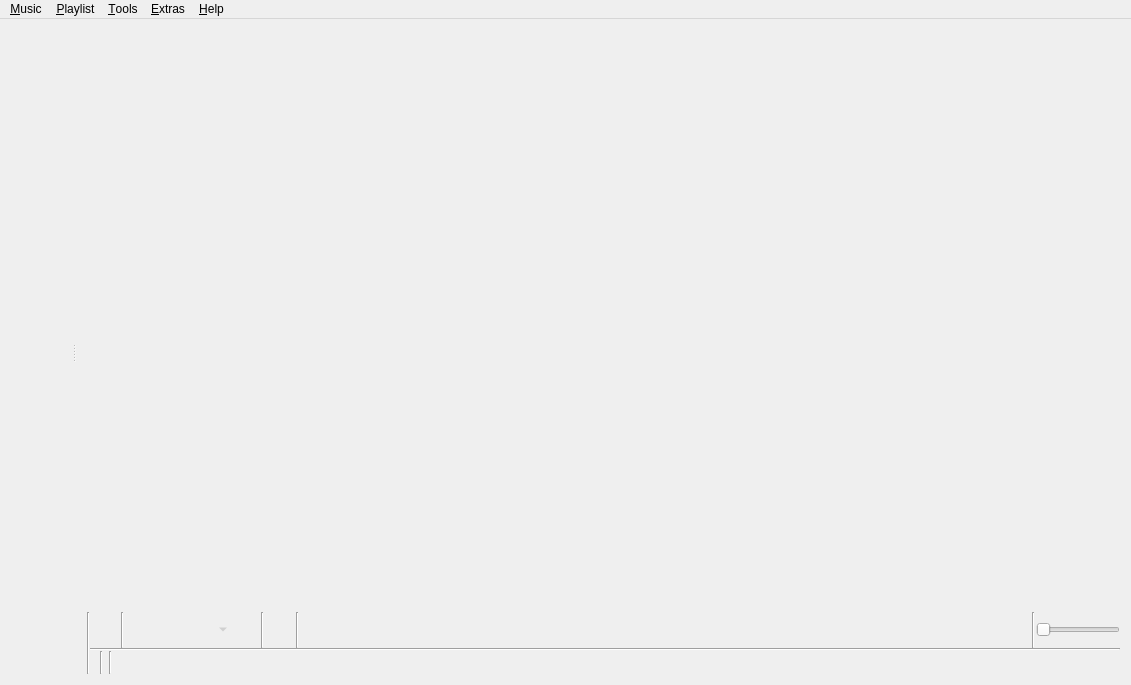
<?xml version="1.0" encoding="UTF-8"?>
<ui version="4.0">
 <class>MainWindow</class>
 <widget class="QMainWindow" name="MainWindow">
  <property name="geometry">
   <rect>
    <x>0</x>
    <y>0</y>
    <width>1131</width>
    <height>685</height>
   </rect>
  </property>
  <property name="windowTitle">
   <string>Clementine</string>
  </property>
  <property name="windowIcon">
   <iconset resource="../../data/data.qrc">
    <normaloff>:/icon.png</normaloff>:/icon.png</iconset>
  </property>
  <widget class="QWidget" name="centralWidget">
   <layout class="QVBoxLayout" name="verticalLayout_8">
    <property name="spacing">
     <number>0</number>
    </property>
    <property name="leftMargin">
     <number>0</number>
    </property>
    <property name="topMargin">
     <number>0</number>
    </property>
    <property name="rightMargin">
     <number>0</number>
    </property>
    <property name="bottomMargin">
     <number>0</number>
    </property>
    <item>
     <widget class="QSplitter" name="splitter">
      <property name="orientation">
       <enum>Qt::Horizontal</enum>
      </property>
      <widget class="QWidget" name="sidebar_layout">
       <layout class="QVBoxLayout" name="verticalLayout_4">
        <property name="spacing">
         <number>0</number>
        </property>
        <item>
         <widget class="FancyTabWidget" name="tabs" native="true"/>
        </item>
        <item>
         <widget class="NowPlayingWidget" name="now_playing" native="true"/>
        </item>
       </layout>
      </widget>
      <widget class="QWidget" name="playlist_layout">
       <layout class="QVBoxLayout" name="verticalLayout_7">
        <property name="spacing">
         <number>0</number>
        </property>
        <item>
         <widget class="PlaylistContainer" name="playlist" native="true">
          <property name="sizePolicy">
           <sizepolicy hsizetype="Preferred" vsizetype="Expanding">
            <horstretch>0</horstretch>
            <verstretch>0</verstretch>
           </sizepolicy>
          </property>
          <addaction name="action_edit_track"/>
          <addaction name="action_edit_value"/>
         </widget>
        </item>
        <item>
         <layout class="QHBoxLayout" name="horizontalLayout_4">
          <property name="spacing">
           <number>0</number>
          </property>
          <item>
           <widget class="Line" name="line_6">
            <property name="orientation">
             <enum>Qt::Vertical</enum>
            </property>
           </widget>
          </item>
          <item>
           <widget class="QWidget" name="player_controls_container" native="true">
            <layout class="QVBoxLayout" name="player_controls_layout">
             <property name="spacing">
              <number>0</number>
             </property>
             <property name="leftMargin">
              <number>0</number>
             </property>
             <property name="topMargin">
              <number>0</number>
             </property>
             <property name="rightMargin">
              <number>0</number>
             </property>
             <property name="bottomMargin">
              <number>0</number>
             </property>
             <item>
              <widget class="QFrame" name="player_controls">
               <property name="frameShape">
                <enum>QFrame::NoFrame</enum>
               </property>
               <layout class="QHBoxLayout" name="horizontalLayout_2">
                <property name="spacing">
                 <number>1</number>
                </property>
                <property name="leftMargin">
                 <number>0</number>
                </property>
                <property name="topMargin">
                 <number>0</number>
                </property>
                <property name="rightMargin">
                 <number>0</number>
                </property>
                <property name="bottomMargin">
                 <number>0</number>
                </property>
                <item>
                 <widget class="QToolButton" name="clear_playlist_button">
                  <property name="iconSize">
                   <size>
                    <width>22</width>
                    <height>22</height>
                   </size>
                  </property>
                  <property name="autoRaise">
                   <bool>true</bool>
                  </property>
                 </widget>
                </item>
                <item>
                 <widget class="Line" name="line_3">
                  <property name="orientation">
                   <enum>Qt::Vertical</enum>
                  </property>
                 </widget>
                </item>
                <item>
                 <widget class="QToolButton" name="back_button">
                  <property name="iconSize">
                   <size>
                    <width>22</width>
                    <height>22</height>
                   </size>
                  </property>
                  <property name="autoRaise">
                   <bool>true</bool>
                  </property>
                 </widget>
                </item>
                <item>
                 <widget class="QToolButton" name="pause_play_button">
                  <property name="iconSize">
                   <size>
                    <width>22</width>
                    <height>22</height>
                   </size>
                  </property>
                  <property name="autoRaise">
                   <bool>true</bool>
                  </property>
                 </widget>
                </item>
                <item>
                 <widget class="QToolButton" name="stop_button">
                  <property name="enabled">
                   <bool>false</bool>
                  </property>
                  <property name="iconSize">
                   <size>
                    <width>22</width>
                    <height>22</height>
                   </size>
                  </property>
                  <property name="popupMode">
                   <enum>QToolButton::MenuButtonPopup</enum>
                  </property>
                  <property name="autoRaise">
                   <bool>true</bool>
                  </property>
                 </widget>
                </item>
                <item>
                 <widget class="QToolButton" name="forward_button">
                  <property name="iconSize">
                   <size>
                    <width>22</width>
                    <height>22</height>
                   </size>
                  </property>
                  <property name="autoRaise">
                   <bool>true</bool>
                  </property>
                 </widget>
                </item>
                <item>
                 <widget class="QWidget" name="last_fm_controls" native="true">
                  <layout class="QHBoxLayout" name="horizontalLayout_3">
                   <property name="spacing">
                    <number>1</number>
                   </property>
                   <property name="leftMargin">
                    <number>0</number>
                   </property>
                   <property name="topMargin">
                    <number>0</number>
                   </property>
                   <property name="rightMargin">
                    <number>0</number>
                   </property>
                   <property name="bottomMargin">
                    <number>0</number>
                   </property>
                   <item>
                    <widget class="Line" name="lastfm_line">
                     <property name="orientation">
                      <enum>Qt::Vertical</enum>
                     </property>
                    </widget>
                   </item>
                   <item>
                    <widget class="QToolButton" name="love_button">
                     <property name="iconSize">
                      <size>
                       <width>22</width>
                       <height>22</height>
                      </size>
                     </property>
                     <property name="autoRaise">
                      <bool>true</bool>
                     </property>
                    </widget>
                   </item>
                  </layout>
                 </widget>
                </item>
                <item>
                 <widget class="Line" name="line">
                  <property name="orientation">
                   <enum>Qt::Vertical</enum>
                  </property>
                 </widget>
                </item>
                <item>
                 <widget class="AnalyzerContainer" name="analyzer" native="true">
                  <property name="sizePolicy">
                   <sizepolicy hsizetype="Expanding" vsizetype="Preferred">
                    <horstretch>100</horstretch>
                    <verstretch>0</verstretch>
                   </sizepolicy>
                  </property>
                  <property name="minimumSize">
                   <size>
                    <width>0</width>
                    <height>36</height>
                   </size>
                  </property>
                 </widget>
                </item>
                <item>
                 <spacer name="horizontalSpacer">
                  <property name="orientation">
                   <enum>Qt::Horizontal</enum>
                  </property>
                  <property name="sizeType">
                   <enum>QSizePolicy::Expanding</enum>
                  </property>
                  <property name="sizeHint" stdset="0">
                   <size>
                    <width>0</width>
                    <height>0</height>
                   </size>
                  </property>
                 </spacer>
                </item>
                <item>
                 <widget class="Line" name="line_4">
                  <property name="orientation">
                   <enum>Qt::Vertical</enum>
                  </property>
                 </widget>
                </item>
                <item>
                 <widget class="Amarok::VolumeSlider" name="volume">
                  <property name="sizePolicy">
                   <sizepolicy hsizetype="Minimum" vsizetype="Fixed">
                    <horstretch>0</horstretch>
                    <verstretch>0</verstretch>
                   </sizepolicy>
                  </property>
                  <property name="maximum">
                   <number>100</number>
                  </property>
                  <property name="orientation">
                   <enum>Qt::Horizontal</enum>
                  </property>
                 </widget>
                </item>
               </layout>
              </widget>
             </item>
             <item>
              <widget class="QWidget" name="status_bar" native="true">
               <property name="sizePolicy">
                <sizepolicy hsizetype="Preferred" vsizetype="Fixed">
                 <horstretch>0</horstretch>
                 <verstretch>0</verstretch>
                </sizepolicy>
               </property>
               <layout class="QVBoxLayout" name="status_bar_layout">
                <property name="spacing">
                 <number>0</number>
                </property>
                <property name="leftMargin">
                 <number>0</number>
                </property>
                <property name="topMargin">
                 <number>0</number>
                </property>
                <property name="rightMargin">
                 <number>0</number>
                </property>
                <property name="bottomMargin">
                 <number>0</number>
                </property>
                <item>
                 <widget class="Line" name="status_bar_line">
                  <property name="orientation">
                   <enum>Qt::Horizontal</enum>
                  </property>
                 </widget>
                </item>
                <item>
                 <widget class="QWidget" name="status_bar_internal" native="true">
                  <property name="sizePolicy">
                   <sizepolicy hsizetype="Preferred" vsizetype="Fixed">
                    <horstretch>0</horstretch>
                    <verstretch>0</verstretch>
                   </sizepolicy>
                  </property>
                  <layout class="QHBoxLayout" name="horizontalLayout">
                   <property name="spacing">
                    <number>3</number>
                   </property>
                   <property name="leftMargin">
                    <number>0</number>
                   </property>
                   <property name="topMargin">
                    <number>0</number>
                   </property>
                   <property name="rightMargin">
                    <number>0</number>
                   </property>
                   <property name="bottomMargin">
                    <number>0</number>
                   </property>
                   <item>
                    <widget class="QStackedWidget" name="status_bar_stack">
                     <widget class="MultiLoadingIndicator" name="multi_loading_indicator"/>
                     <widget class="QWidget" name="playlist_summary_page">
                      <layout class="QVBoxLayout" name="playlist_summary_layout">
                       <property name="spacing">
                        <number>0</number>
                       </property>
                       <property name="leftMargin">
                        <number>0</number>
                       </property>
                       <property name="topMargin">
                        <number>0</number>
                       </property>
                       <property name="rightMargin">
                        <number>0</number>
                       </property>
                       <property name="bottomMargin">
                        <number>0</number>
                       </property>
                       <item>
                        <widget class="QLabel" name="playlist_summary">
                         <property name="alignment">
                          <set>Qt::AlignRight|Qt::AlignTrailing|Qt::AlignVCenter</set>
                         </property>
                        </widget>
                       </item>
                      </layout>
                     </widget>
                    </widget>
                   </item>
                   <item>
                    <widget class="Line" name="line_5">
                     <property name="orientation">
                      <enum>Qt::Vertical</enum>
                     </property>
                    </widget>
                   </item>
                   <item>
                    <widget class="PlaylistSequence" name="playlist_sequence" native="true"/>
                   </item>
                   <item>
                    <widget class="Line" name="line_2">
                     <property name="orientation">
                      <enum>Qt::Vertical</enum>
                     </property>
                    </widget>
                   </item>
                   <item>
                    <widget class="QToolButton" name="scrobbling_button">
                     <property name="enabled">
                      <bool>true</bool>
                     </property>
                     <property name="sizePolicy">
                      <sizepolicy hsizetype="Fixed" vsizetype="Fixed">
                       <horstretch>0</horstretch>
                       <verstretch>0</verstretch>
                      </sizepolicy>
                     </property>
                     <property name="text">
                      <string/>
                     </property>
                     <property name="iconSize">
                      <size>
                       <width>16</width>
                       <height>16</height>
                      </size>
                     </property>
                     <property name="autoRaise">
                      <bool>true</bool>
                     </property>
                    </widget>
                   </item>
                   <item>
                    <widget class="TrackSlider" name="track_slider" native="true">
                     <property name="sizePolicy">
                      <sizepolicy hsizetype="Preferred" vsizetype="Preferred">
                       <horstretch>10</horstretch>
                       <verstretch>0</verstretch>
                      </sizepolicy>
                     </property>
                    </widget>
                   </item>
                  </layout>
                 </widget>
                </item>
               </layout>
              </widget>
             </item>
            </layout>
           </widget>
          </item>
         </layout>
        </item>
       </layout>
      </widget>
     </widget>
    </item>
   </layout>
  </widget>
  <widget class="QMenuBar" name="menuBar">
   <property name="geometry">
    <rect>
     <x>0</x>
     <y>0</y>
     <width>1131</width>
     <height>17</height>
    </rect>
   </property>
   <widget class="QMenu" name="menu_music">
    <property name="title">
     <string>&amp;Music</string>
    </property>
    <addaction name="action_open_media"/>
    <addaction name="action_open_cd"/>
    <addaction name="action_add_podcast"/>
    <addaction name="separator"/>
    <addaction name="action_previous_track"/>
    <addaction name="action_play_pause"/>
    <addaction name="action_stop"/>
    <addaction name="action_next_track"/>
    <addaction name="separator"/>
    <addaction name="action_mute"/>
    <addaction name="separator"/>
    <addaction name="action_love"/>
    <addaction name="separator"/>
    <addaction name="action_quit"/>
   </widget>
   <widget class="QMenu" name="menu_playlist">
    <property name="title">
     <string>&amp;Playlist</string>
    </property>
    <addaction name="action_add_file"/>
    <addaction name="action_add_folder"/>
    <addaction name="action_add_stream"/>
    <addaction name="separator"/>
    <addaction name="action_shuffle_mode"/>
    <addaction name="action_repeat_mode"/>
    <addaction name="separator"/>
    <addaction name="action_new_playlist"/>
    <addaction name="action_save_playlist"/>
    <addaction name="action_load_playlist"/>
    <addaction name="separator"/>
    <addaction name="action_jump"/>
    <addaction name="action_clear_playlist"/>
    <addaction name="action_shuffle"/>
    <addaction name="action_remove_duplicates"/>
    <addaction name="action_remove_unavailable"/>
   </widget>
   <widget class="QMenu" name="menu_help">
    <property name="title">
     <string>&amp;Help</string>
    </property>
    <addaction name="action_about"/>
    <addaction name="action_about_qt"/>
    <addaction name="separator"/>
   </widget>
   <widget class="QMenu" name="menu_extras">
    <property name="title">
     <string>&amp;Extras</string>
    </property>
    <addaction name="action_rain"/>
    <addaction name="action_hypnotoad"/>
    <addaction name="action_enterprise"/>
    <addaction name="action_kittens"/>
    <addaction name="separator"/>
    <addaction name="action_dance_display"/>
   </widget>
   <widget class="QMenu" name="menu_tools">
    <property name="title">
     <string>&amp;Tools</string>
    </property>
    <addaction name="action_cover_manager"/>
    <addaction name="action_queue_manager"/>
    <addaction name="action_equalizer"/>
    <addaction name="action_visualisations"/>
    <addaction name="action_transcode"/>
    <addaction name="action_rip_audio_cd"/>
    <addaction name="separator"/>
    <addaction name="action_update_library"/>
    <addaction name="action_full_library_scan"/>
    <addaction name="separator"/>
    <addaction name="action_configure"/>
   </widget>
   <addaction name="menu_music"/>
   <addaction name="menu_playlist"/>
   <addaction name="menu_tools"/>
   <addaction name="menu_extras"/>
   <addaction name="menu_help"/>
  </widget>
  <action name="action_previous_track">
   <property name="text">
    <string>Previous track</string>
   </property>
   <property name="shortcut">
    <string>F5</string>
   </property>
  </action>
  <action name="action_play_pause">
   <property name="text">
    <string>Play</string>
   </property>
   <property name="shortcut">
    <string>F6</string>
   </property>
  </action>
  <action name="action_stop">
   <property name="enabled">
    <bool>false</bool>
   </property>
   <property name="text">
    <string>Stop</string>
   </property>
   <property name="shortcut">
    <string>F7</string>
   </property>
  </action>
  <action name="action_next_track">
   <property name="text">
    <string>Next track</string>
   </property>
   <property name="shortcut">
    <string>F8</string>
   </property>
  </action>
  <action name="action_quit">
   <property name="text">
    <string>&amp;Quit</string>
   </property>
   <property name="shortcut">
    <string>Ctrl+Q</string>
   </property>
   <property name="menuRole">
    <enum>QAction::QuitRole</enum>
   </property>
  </action>
  <action name="action_stop_after_this_track">
   <property name="text">
    <string>Stop after this track</string>
   </property>
   <property name="shortcut">
    <string>Ctrl+Alt+V</string>
   </property>
  </action>
  <action name="action_love">
   <property name="enabled">
    <bool>false</bool>
   </property>
   <property name="icon">
    <iconset resource="../../data/data.qrc">
     <normaloff>:/last.fm/love.png</normaloff>:/last.fm/love.png</iconset>
   </property>
   <property name="text">
    <string>Love</string>
   </property>
   <property name="shortcut">
    <string>Ctrl+L</string>
   </property>
  </action>
  <action name="action_clear_playlist">
   <property name="text">
    <string>Clear playlist</string>
   </property>
   <property name="toolTip">
    <string>Clear playlist</string>
   </property>
   <property name="shortcut">
    <string>Ctrl+K</string>
   </property>
  </action>
  <action name="action_edit_track">
   <property name="text">
    <string>Edit track information...</string>
   </property>
   <property name="shortcut">
    <string>Ctrl+E</string>
   </property>
  </action>
  <action name="action_renumber_tracks">
   <property name="text">
    <string>Renumber tracks in this order...</string>
   </property>
  </action>
  <action name="action_selection_set_value">
   <property name="text">
    <string>Set value for all selected tracks...</string>
   </property>
  </action>
  <action name="action_edit_value">
   <property name="text">
    <string>Edit tag...</string>
   </property>
   <property name="shortcut">
    <string>F2</string>
   </property>
  </action>
  <action name="action_configure">
   <property name="text">
    <string>Preferences...</string>
   </property>
   <property name="shortcut">
    <string>Ctrl+P</string>
   </property>
   <property name="menuRole">
    <enum>QAction::PreferencesRole</enum>
   </property>
  </action>
  <action name="action_about">
   <property name="text">
    <string>About Clementine...</string>
   </property>
   <property name="shortcut">
    <string>F1</string>
   </property>
   <property name="menuRole">
    <enum>QAction::AboutRole</enum>
   </property>
  </action>
  <action name="action_shuffle">
   <property name="text">
    <string>Shuffle playlist</string>
   </property>
   <property name="shortcut">
    <string>Ctrl+H</string>
   </property>
  </action>
  <action name="action_add_file">
   <property name="text">
    <string>Add file...</string>
   </property>
   <property name="shortcut">
    <string>Ctrl+Shift+A</string>
   </property>
  </action>
  <action name="action_add_stream">
   <property name="text">
    <string>Add stream...</string>
   </property>
   <property name="shortcut">
    <string>Ctrl+O</string>
   </property>
  </action>
  <action name="action_open_media">
   <property name="text">
    <string>Open file...</string>
   </property>
  </action>
  <action name="action_open_cd">
   <property name="text">
    <string>Open &amp;audio CD...</string>
   </property>
  </action>
  <action name="action_cover_manager">
   <property name="text">
    <string>Cover Manager</string>
   </property>
  </action>
  <action name="action_rain">
   <property name="checkable">
    <bool>true</bool>
   </property>
   <property name="text">
    <string comment="Label for button to enable/disable rain background sound.">Rain</string>
   </property>
  </action>
  <action name="action_hypnotoad">
   <property name="checkable">
    <bool>true</bool>
   </property>
   <property name="text">
    <string comment="Label for button to enable/disable Hypnotoad background sound.">All Glory to the Hypnotoad!</string>
   </property>
  </action>
  <action name="action_enterprise">
   <property name="checkable">
    <bool>true</bool>
   </property>
   <property name="text">
    <string comment="Label for button to enable/disable Enterprise background sound.">Make it so!</string>
   </property>
  </action>
  <action name="action_kittens">
   <property name="checkable">
    <bool>true</bool>
   </property>
   <property name="text">
    <string comment="Label for buton to enable/disable kittens in the now playing widget">Kittens</string>
   </property>
  </action>
  <action name="action_console">
   <property name="text">
    <string>Console</string>
   </property>
  </action>
  <action name="action_shuffle_mode">
   <property name="text">
    <string>&amp;Shuffle mode</string>
   </property>
  </action>
  <action name="action_repeat_mode">
   <property name="text">
    <string>&amp;Repeat mode</string>
   </property>
  </action>
  <action name="action_remove_from_playlist">
   <property name="text">
    <string>Remove from playlist</string>
   </property>
  </action>
  <action name="action_equalizer">
   <property name="text">
    <string>Equalizer</string>
   </property>
  </action>
  <action name="action_transcode">
   <property name="text">
    <string>Transcode Music</string>
   </property>
  </action>
  <action name="action_add_folder">
   <property name="text">
    <string>Add folder...</string>
   </property>
  </action>
  <action name="action_jump">
   <property name="text">
    <string>Jump to the currently playing track</string>
   </property>
   <property name="shortcut">
    <string>Ctrl+J</string>
   </property>
  </action>
  <action name="action_new_playlist">
   <property name="text">
    <string>New playlist</string>
   </property>
   <property name="shortcut">
    <string>Ctrl+N</string>
   </property>
  </action>
  <action name="action_save_playlist">
   <property name="text">
    <string>Save playlist...</string>
   </property>
   <property name="shortcut">
    <string>Ctrl+S</string>
   </property>
  </action>
  <action name="action_load_playlist">
   <property name="text">
    <string>Load playlist...</string>
   </property>
   <property name="shortcut">
    <string>Ctrl+Shift+O</string>
   </property>
  </action>
  <action name="action_next_playlist">
   <property name="text">
    <string>Go to next playlist tab</string>
   </property>
  </action>
  <action name="action_previous_playlist">
   <property name="text">
    <string>Go to previous playlist tab</string>
   </property>
  </action>
  <action name="action_update_library">
   <property name="text">
    <string>Update changed library folders</string>
   </property>
  </action>
  <action name="action_visualisations">
   <property name="text">
    <string>Visualizations</string>
   </property>
  </action>
  <action name="action_queue_manager">
   <property name="text">
    <string>Queue Manager</string>
   </property>
  </action>
  <action name="action_about_qt">
   <property name="text">
    <string>About Qt...</string>
   </property>
   <property name="menuRole">
    <enum>QAction::AboutQtRole</enum>
   </property>
  </action>
  <action name="action_mute">
   <property name="checkable">
    <bool>true</bool>
   </property>
   <property name="text">
    <string>Mute</string>
   </property>
   <property name="shortcut">
    <string>Ctrl+M</string>
   </property>
  </action>
  <action name="action_full_library_scan">
   <property name="text">
    <string>Do a full library rescan</string>
   </property>
  </action>
  <action name="action_auto_complete_tags">
   <property name="icon">
    <iconset>
     <normaloff>:/providers/musicbrainz.png</normaloff>:/providers/musicbrainz.png</iconset>
   </property>
   <property name="text">
    <string>Complete tags automatically...</string>
   </property>
   <property name="shortcut">
    <string>Ctrl+T</string>
   </property>
  </action>
  <action name="action_toggle_scrobbling">
   <property name="text">
    <string>Toggle scrobbling</string>
   </property>
  </action>
  <action name="action_add_podcast">
   <property name="icon">
    <iconset>
     <normaloff>:/providers/podcast16.png</normaloff>:/providers/podcast16.png</iconset>
   </property>
   <property name="text">
    <string>Add podcast...</string>
   </property>
  </action>
  <action name="action_remove_duplicates">
   <property name="text">
    <string>Remove duplicates from playlist</string>
   </property>
  </action>
  <action name="action_add_files_to_transcoder">
   <property name="checkable">
    <bool>false</bool>
   </property>
   <property name="text">
    <string>Add file(s) to transcoder</string>
   </property>
   <property name="toolTip">
    <string>Add file to transcoder</string>
   </property>
   <property name="shortcut">
    <string>Ctrl+Shift+T</string>
   </property>
  </action>
  <action name="action_rip_audio_cd">
   <property name="text">
    <string>Rip audio CD</string>
   </property>
  </action>
  <action name="action_remove_unavailable">
   <property name="text">
    <string>Remove unavailable tracks from playlist</string>
   </property>
  </action>
  <action name="action_dance_display">
   <property name="text">
    <string>Fullscreen dance display</string>
   </property>
  </action>
 </widget>
 <layoutdefault spacing="6" margin="11"/>
 <customwidgets>
  <customwidget>
   <class>Amarok::VolumeSlider</class>
   <extends>QSlider</extends>
   <header>widgets/sliderwidget.h</header>
  </customwidget>
  <customwidget>
   <class>AnalyzerContainer</class>
   <extends>QWidget</extends>
   <header>analyzers/analyzercontainer.h</header>
   <container>1</container>
  </customwidget>
  <customwidget>
   <class>PlaylistContainer</class>
   <extends>QWidget</extends>
   <header>playlist/playlistcontainer.h</header>
   <container>1</container>
  </customwidget>
  <customwidget>
   <class>TrackSlider</class>
   <extends>QWidget</extends>
   <header>widgets/trackslider.h</header>
   <container>1</container>
  </customwidget>
  <customwidget>
   <class>PlaylistSequence</class>
   <extends>QWidget</extends>
   <header>playlist/playlistsequence.h</header>
   <container>1</container>
  </customwidget>
  <customwidget>
   <class>MultiLoadingIndicator</class>
   <extends>QWidget</extends>
   <header>widgets/multiloadingindicator.h</header>
   <container>1</container>
  </customwidget>
  <customwidget>
   <class>NowPlayingWidget</class>
   <extends>QWidget</extends>
   <header>widgets/nowplayingwidget.h</header>
   <container>1</container>
  </customwidget>
  <customwidget>
   <class>FancyTabWidget</class>
   <extends>QWidget</extends>
   <header>widgets/fancytabwidget.h</header>
  </customwidget>
 </customwidgets>
 <resources>
  <include location="../../data/data.qrc"/>
 </resources>
 <connections/>
</ui>
